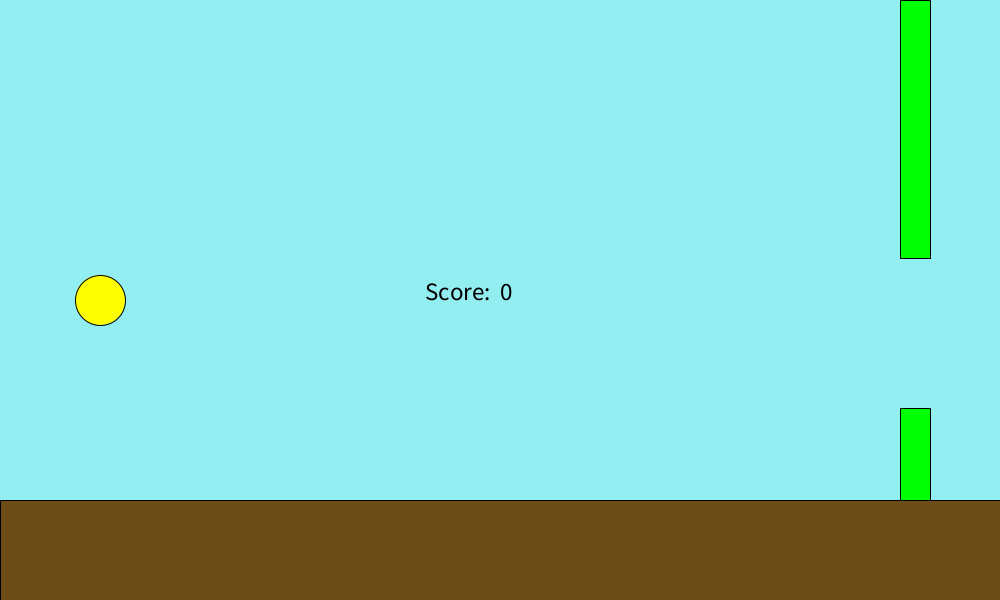
Frame 1 (no input)
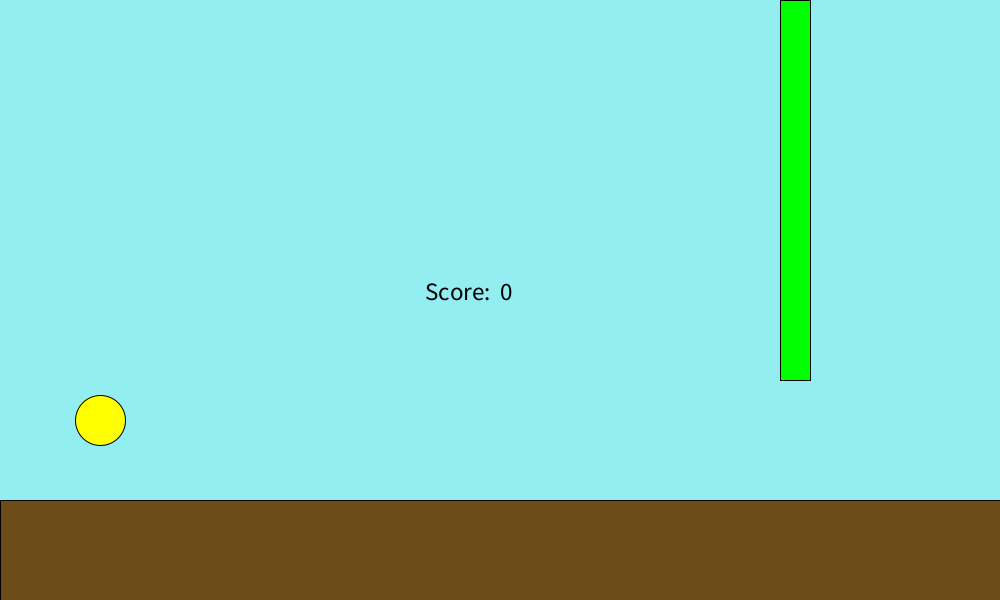
Frame 60 (the mouse pressed at the canvas centre just before this capture)
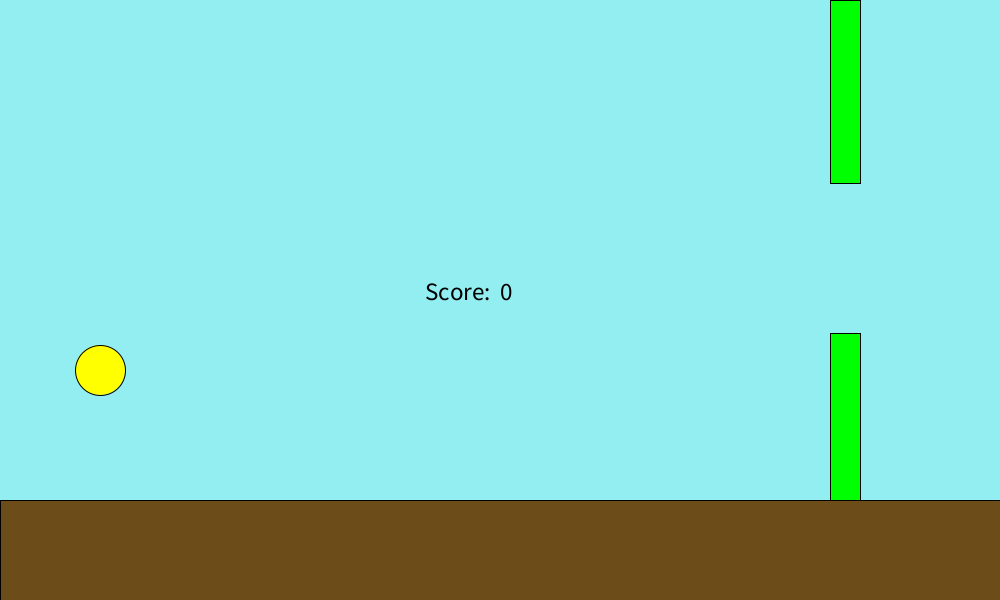
Frame 120 (the mouse held since frame 60 and released just before this capture)

The Processing sketch that drew these frames (run headless with seeded random() and noise(); from frame 60 on, the mouse is pressed at the canvas centre):

// Processing sketch: Helicopter
// ── Helicopter.pde
float y;
int t;
float rx;
float ry1;
float ry2;
float RX;
float RY1;
float RY2;
float a;
int score;
float fc=-30;

void setup () {
  size (1000, 600);
  fill (0);

  //Variables
  y=height/2;
  rx=width-100;
  RX=width;
  a=0;
  ry1=random (height-200);
  RY1=random (height-200);
  frameRate(60);
}

void draw () {
  background (#93EEF2);
  //Ball Movement
  fill (255, 255, 0);

  //Ball Movement
  ellipse (100, y, 50, 50);
  if (keyPressed && frameCount-fc>30) {
      y=y-5;
      fc=frameCount;
  } else {
    y=y+5;
  }

  //Wall
  ry2=ry1+150;
  RY2=RY1+150;

  if (ry1>0) {
    ry1=ry1 ;
  }
  if (RY1>0) {
    RY1=RY1;
  }
  fill (0, 255, 0);
  rect (rx, 0, 30, ry1);
  rect (RX, 0, 30, RY1);
  rect (rx, ry2, 30, height);
  rect (RX, RY2, 30, height);
  rx=rx-5;

  if (a==1) {
    RX=RX-5;
  }

  if (rx<=width/2) {
    a=1;
  }
  if (rx==0-20) {
    ry1=random (height-300);
    rx=width;
  }
  if (RX==0-20) {
    RY1=random (height-300);
    RX=width;
  }

  //Ball Mechanics
  if (y<=25) {
    y=25;
  }
  if (y>=height-125) {
    score=0;
    setup ();
    y=height/2;
  }
  if (rx==125 && y<=ry1+25 || rx==125 && y>=ry2-25) {
    setup();
    y=height/2;
    score=0;
  }
  if (RX==125 && y<=RY1+25 || RX==125 && y>=RY2-25) {
    setup();
    y=height/2;
    score=0;
  }
  if (rx==125 && y>=ry1+25 || rx==125 && y<=ry2-25) {
    score=score+1;
  }
  if (RX==125 && y>=RY1+25 || RX==125 && y<=RY2-25) {
    score=score+1;
  }

  //Colors
  fill (0);
  textSize (25); 
  text (score, width/2, height/2);
  text ("Score:", width/2-75, height/2);
  fill (#6C4C19);
  rect (0, height-100, width, 100);
}
